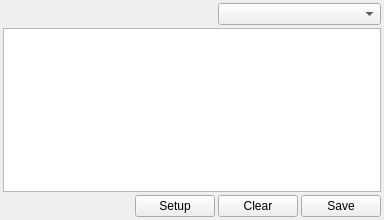
<?xml version="1.0" encoding="UTF-8"?>
<ui version="4.0">
 <class>OpinionSelectWidget</class>
 <widget class="QWidget" name="OpinionSelectWidget">
  <property name="geometry">
   <rect>
    <x>0</x>
    <y>0</y>
    <width>384</width>
    <height>220</height>
   </rect>
  </property>
  <layout class="QGridLayout" name="gridLayout">
   <property name="leftMargin">
    <number>3</number>
   </property>
   <property name="topMargin">
    <number>3</number>
   </property>
   <property name="rightMargin">
    <number>3</number>
   </property>
   <property name="bottomMargin">
    <number>3</number>
   </property>
   <property name="spacing">
    <number>3</number>
   </property>
   <item row="0" column="0">
    <spacer name="horizontalSpacer">
     <property name="orientation">
      <enum>Qt::Horizontal</enum>
     </property>
     <property name="sizeHint" stdset="0">
      <size>
       <width>40</width>
       <height>20</height>
      </size>
     </property>
    </spacer>
   </item>
   <item row="2" column="0">
    <spacer name="horizontalSpacer_2">
     <property name="orientation">
      <enum>Qt::Horizontal</enum>
     </property>
     <property name="sizeHint" stdset="0">
      <size>
       <width>40</width>
       <height>20</height>
      </size>
     </property>
    </spacer>
   </item>
   <item row="0" column="2" colspan="2">
    <widget class="QComboBox" name="comboTitle"/>
   </item>
   <item row="2" column="1">
    <widget class="QPushButton" name="btnSetup">
     <property name="text">
      <string>Setup</string>
     </property>
    </widget>
   </item>
   <item row="2" column="3">
    <widget class="QPushButton" name="btnSave">
     <property name="text">
      <string>Save</string>
     </property>
    </widget>
   </item>
   <item row="2" column="2">
    <widget class="QPushButton" name="btnClear">
     <property name="text">
      <string>Clear</string>
     </property>
    </widget>
   </item>
   <item row="1" column="0" colspan="4">
    <widget class="QTextBrowser" name="editOpinion">
     <property name="undoRedoEnabled">
      <bool>true</bool>
     </property>
     <property name="readOnly">
      <bool>false</bool>
     </property>
    </widget>
   </item>
  </layout>
 </widget>
 <resources/>
 <connections/>
</ui>
